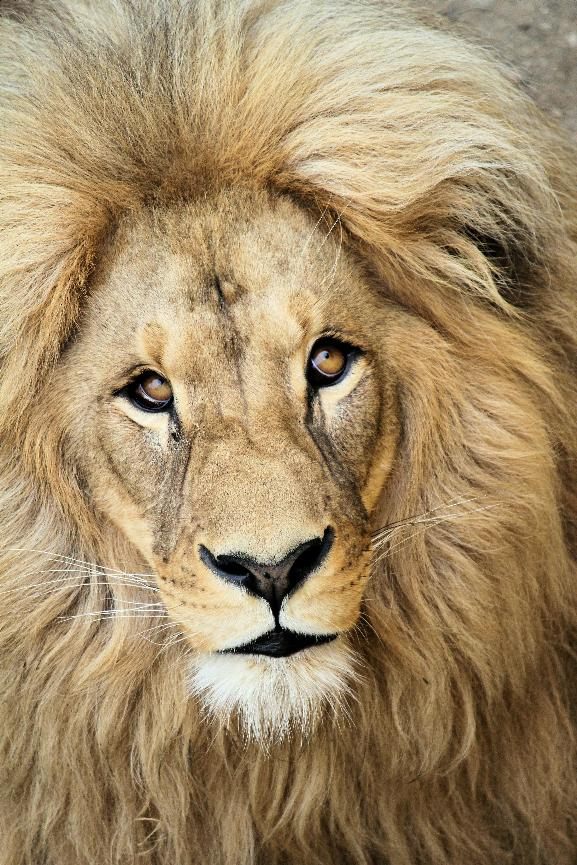
#> input picture Steganography/resampledImages/Rlion.jpg, 577 x 865 px
$ python index.py ../../Steganography/resampledImages/Rbird.jpg ../../Steganography/resampledImages/Rlion.jpg
#> lines starting #> are read from the running program, lines starting #| are printed output that depends on the picture
### Steg-Website/python_scripts/Rsample.py
import cv2

class Resample():
    def __init__(self, coverImageName, secretImageList):
        coverImage = cv2.imread(coverImageName)
#> coverImage is the input picture: shape (865, 577, 3); mean B, G, R 104.1, 139.4, 162.1
        [r,c,d] = coverImage.shape
#> r = 865; c = 577; d = 3
        totalSpace = r*c*d
#> totalSpace = 1497315
        self.status = 'can fit'
        flag = True
        self.resampleIndex = 1
        self.oldImageList = []
        for secretImageName in secretImageList:
            secretImage = cv2.imread(secretImageName)
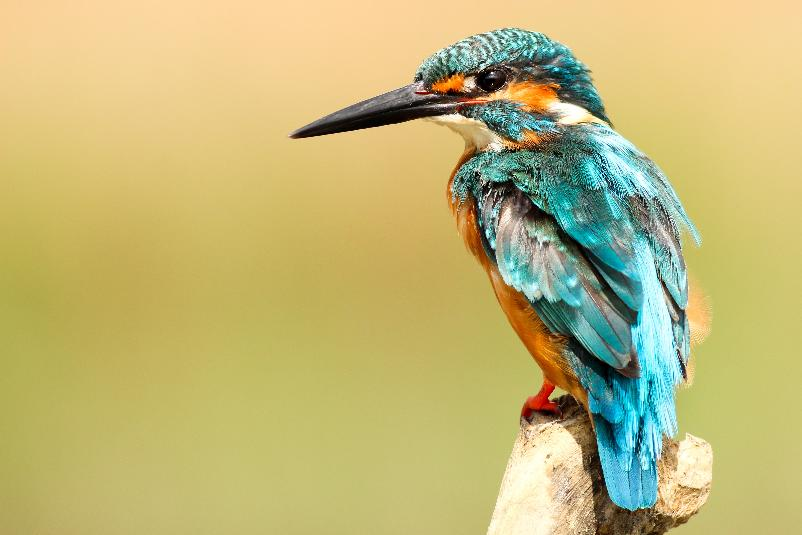
#> input picture Steganography/resampledImages/Rbird.jpg, 802 x 535 px
#> secretImage is the input picture: shape (535, 802, 3); mean B, G, R 119.1, 182.7, 192.7
            self.oldImageList.append(secretImage)

        while(flag):
            spaceRequired = 0
            for secretImage in self.oldImageList:
                [row, col, depth] = secretImage.shape
                spaceRequired += row*col*depth*4

            if(totalSpace - spaceRequired > 0):
                flag = False
                break
            else:
                newImageList = []
                self.resampleIndex += 1
                for secretImage in self.oldImageList:
                    for i in range(0, self.resampleIndex):
                        newSecretImage = cv2.pyrDown(secretImage)
                    newImageList.append(newSecretImage)
                self.oldImageList = newImageList.copy()

            if self.resampleIndex == 4:
                self.status = 'cannot fit'
                break
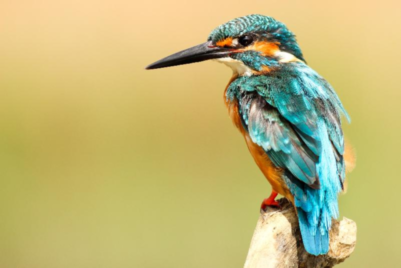
#> secretImage: shape (268, 401, 3); mean B, G, R 119.1, 182.8, 192.8
#> after the loop, self.resampleIndex = 2

    def getImageList(self):
        return self.oldImageList

    def getResampleIndex(self):
        return self.resampleIndex

    def getStatus(self):
        return self.status


### Steg-Website/python_scripts/index.py
import sys
# from imagesSteg import HideImageInImage
# from resampling import ResampleImages
import cv2
from Rsample import Resample
# #code for hiding multiple images inside a cover Image
# #Encoding ->
# obj = HideImageInImage()
# #always pass the resampled images for encoding
# secretImageNameList = ['Rbird.jpg', 'Rlion.jpg', 'Roffice.jpg', 'Rbutterfly.jpg', 'Rfox.jpg']
# coverImageName = 'newCoverImage.png'

# #always check if there is enough space in the cover image to hide all the secret images
# n = obj.checkEncode(coverImageName, secretImageNameList)
# print(n)
# #n tells the no of images that can be encoded in the cover image

# obj.encode(coverImageName, secretImageNameList)

# #Decode ->
# dec = HideImageInImage()
# dec.decode(coverImageName,'key_file.txt')

# #code for resampling images specified in the list
# #note - python 3.9 does not support resample use python 3.7 or python 3.8
filename1 = str(sys.argv[1])
filename2 = str(sys.argv[2])
# filename1 = 'D:/web_dev/stegApp/python_scripts/bird.jpg'
# filename2= 'D:/web_dev/stegApp/python_scripts/building.jpg'
secretImageNameList = [filename1]
coverImageName = filename2

obj = Resample(coverImageName, secretImageNameList)
imageList = obj.getImageList()
for image in imageList:
    cv2.imwrite('D:/web_dev/stegApp/python_scripts/bird2.jpg', image)

print(f"Resample Index: {obj.getStatus()}")
print(f"Resample Index: {obj.getResampleIndex()}")

sys.stdout.flush()
